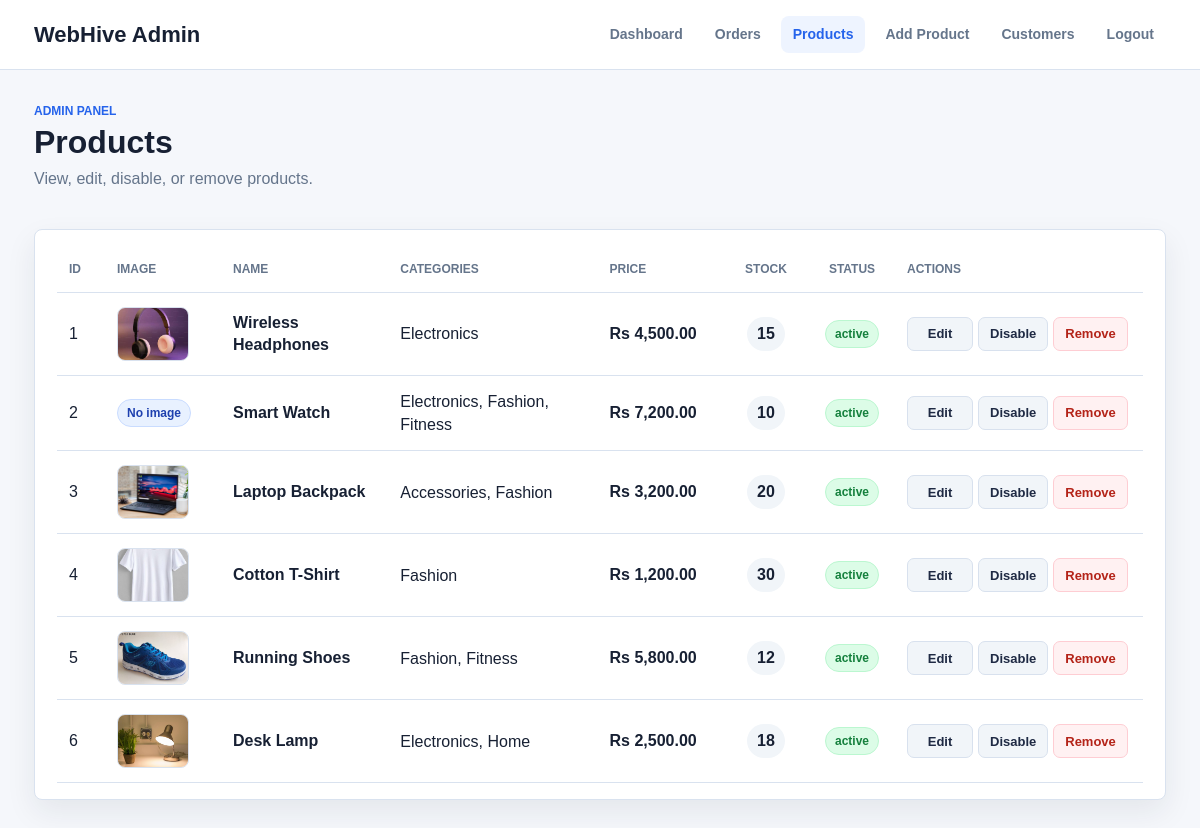
Page /admin-products.php (signed in) on the committed database.
### tables this page shows
CREATE TABLE IF NOT EXISTS products (
  id INT UNSIGNED NOT NULL AUTO_INCREMENT,
  name VARCHAR(150) NOT NULL,
  description TEXT NULL,
  price DECIMAL(10,2) NOT NULL,
  stock INT UNSIGNED NOT NULL DEFAULT 0,
  image VARCHAR(255) NULL,
  status ENUM('active', 'inactive') NOT NULL DEFAULT 'active',
  created_at TIMESTAMP NOT NULL DEFAULT CURRENT_TIMESTAMP,
  PRIMARY KEY (id)
);

### includes/classes/ProductRepository.php (called while the page is built, shortened)
<?php
class ProductRepository
{
    public function productsWithCategoriesAndOrderCounts(): array
    {
        return $this->pdo
            ->query(
                "SELECT p.id, p.name, p.image,
                        GROUP_CONCAT(c.name ORDER BY c.name SEPARATOR ', ') AS category_names,
                        p.price, p.stock, p.status, p.created_at,
                        COUNT(DISTINCT oi.id) AS order_item_count
                 FROM products p
                 LEFT JOIN product_categories pc ON pc.product_id = p.id
                 LEFT JOIN categories c ON c.id = pc.category_id
                 LEFT JOIN order_items oi ON oi.product_id = p.id
                 GROUP BY p.id, p.name, p.image, p.price, p.stock, p.status, p.created_at
                 ORDER BY p.id"
            )
            ->fetchAll();
    }
}

### includes/auth.php (called while the page is built, shortened)
<?php
require_once __DIR__ . '/classes/ProductRepository.php';
function h($value)
{
    return htmlspecialchars((string) $value, ENT_QUOTES, 'UTF-8');
}

### admin-products.php (the view, shortened to what this page needs)
<?php
require __DIR__ . '/includes/db.php';
require __DIR__ . '/includes/auth.php';
$productsRepository = new ProductRepository($pdo);
$products = $productsRepository->productsWithCategoriesAndOrderCounts();
?>
<!DOCTYPE html>
<html lang="en">
<head>
  <link rel="stylesheet" href="assets/css/style.css?v=<?php echo filemtime(__DIR__ . '/assets/css/style.css'); ?>">
</head>
<body>
  <div class="site-shell">
    <header class="topbar">
      <div class="topbar-inner">
        <a class="brand" href="admin-panel.php">WebHive Admin</a>
        <nav class="nav">
          <a href="admin-panel.php">Dashboard</a>
          <a href="admin-orders.php">Orders</a>
          <a href="admin-products.php" class="active">Products</a>
          <a href="admin-add-product.php">Add Product</a>
          <a href="admin-customers.php">Customers</a>
          <a href="logout.php">Logout</a>
        </nav>
      </div>
    </header>
    <main class="page">
      <div class="page-header">
        <div>
          <p class="eyebrow">Admin Panel</p>
          <h1>Products</h1>
          <p class="muted">View, edit, disable, or remove products.</p>
        </div>
      </div>
      <section class="card">
        <div class="card-body product-table-card">
          <div class="table-wrap">
            <table class="product-admin-table">
              <thead>
                <tr>
                  <th>ID</th>
                  <th>Image</th>
                  <th>Name</th>
                  <th>Categories</th>
                  <th>Price</th>
                  <th>Stock</th>
                  <th>Status</th>
                  <th>Actions</th>
                </tr>
              </thead>
              <tbody>
                <?php foreach ($products as $product): ?>
                  <tr>
                    <td><?php echo h($product['id']); ?></td>
                    <td>
                      <?php if (!empty($product['image']) && file_exists(__DIR__ . '/assets/' . $product['image'])): ?>
                        <img class="table-thumb" src="assets/<?php echo h($product['image']); ?>" alt="<?php echo h($product['name']); ?>">
                      <?php else: ?>
                        <span class="badge">No image</span>
                      <?php endif; ?>
                    </td>
                    <td>
                      <strong class="product-name"><?php echo h($product['name']); ?></strong>
                    </td>
                    <td>
                      <span class="category-list"><?php echo h($product['category_names'] ?? 'No category'); ?></span>
                    </td>
                    <td>
                      <span class="price-cell">Rs <?php echo h(number_format((float) $product['price'], 2)); ?></span>
                    </td>
                    <td>
                      <span class="stock-count <?php echo (int) $product['stock'] <= 5 ? 'is-low' : ''; ?>">
                        <?php echo h($product['stock']); ?>
                      </span>
                    </td>
                    <td>
                      <span class="badge <?php echo $product['status'] === 'active' ? 'success' : 'warning'; ?>">
                        <?php echo h($product['status']); ?>
                      </span>
                    </td>
                    <td>
                      <div class="table-actions">
                        <a class="btn secondary compact" href="admin-edit-product.php?id=<?php echo h($product['id']); ?>">Edit</a>
                        <form method="post" action="admin-products.php">
                          <button class="btn secondary compact" type="submit">
                            <?php echo $product['status'] === 'active' ? 'Disable' : 'Enable'; ?>
                          </button>
                        </form>
                        <form method="post" action="admin-products.php" onsubmit="return confirm('This product will be deleted permanently. Do you want to continue?');">
                          <button class="btn danger compact" type="submit">
                            Remove
                          </button>
                        </form>
                      </div>
                    </td>
                  </tr>
                <?php endforeach; ?>
              </tbody>
            </table>
          </div>
        </div>
      </section>
    </main>
  </div>
</body>
</html>

### rows in the picture
products: id "1", image (picture), name "Wireless Headphones", category_names "Electronics", price "4,500.00", stock "15", status "active", shows "Disable"
products: id "2", image "No image", name "Smart Watch", category_names "Electronics, Fashion, Fitness", price "7,200.00", stock "10", status "active", shows "Disable"
products: id "3", image (picture), name "Laptop Backpack", category_names "Accessories, Fashion", price "3,200.00", stock "20", status "active", shows "Disable"
products: id "4", image (picture), name "Cotton T-Shirt", category_names "Fashion", price "1,200.00", stock "30", status "active", shows "Disable"
products: id "5", image (picture), name "Running Shoes", category_names "Fashion, Fitness", price "5,800.00", stock "12", status "active", shows "Disable"
products: id "6", image (picture), name "Desk Lamp", category_names "Electronics, Home", price "2,500.00", stock "18", status "active", shows "Disable"
